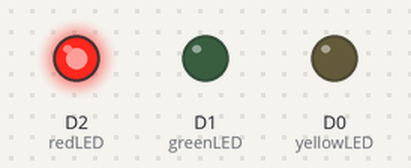
The program below on a simulated ESP8266 (NodeMCU). Shown: output pins drawn as LEDs (lit = HIGH).

Above: at 2.5 s.
At 6.0 s:
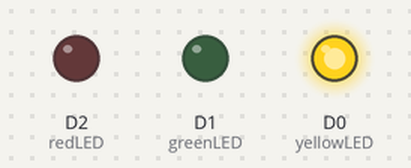
At 7.5 s:
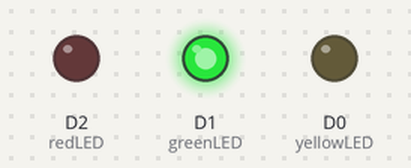
Timing chart, 0 to 10.4 s (numbered marks = the images above):
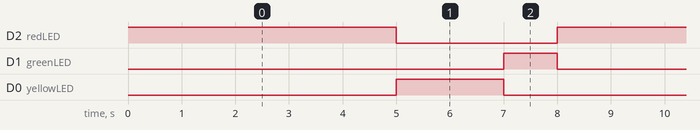

The program:

main.cpp
```cpp
#include <Arduino.h>

int redLED = D2;
int yellowLED = D0;
int greenLED = D1;

void setup() {
  // put your setup code here, to run once:
  pinMode(redLED, OUTPUT);
  pinMode(yellowLED, OUTPUT);
  pinMode(greenLED, OUTPUT);
}

void loop() {
  // put your main code here, to run repeatedly:
  digitalWrite(redLED, HIGH);
  digitalWrite(yellowLED, LOW);
  digitalWrite(greenLED, LOW);
  delay(5000);
  digitalWrite(redLED, LOW);
  digitalWrite(yellowLED, HIGH);
  digitalWrite(greenLED, LOW);
  delay(2000);
  digitalWrite(redLED, LOW);
  digitalWrite(yellowLED, LOW);
  digitalWrite(greenLED, HIGH);
  delay(1000);
}

// put function definitions here:
```

Measured:
- by itself, D2 (redLED): alternates HIGH for 5.0 s and LOW for 3.0 s
- by itself, D1 (greenLED): alternates HIGH for 1.0 s and LOW for 7.0 s
- by itself, D0 (yellowLED): alternates HIGH for 2.0 s and LOW for 6.0 s
